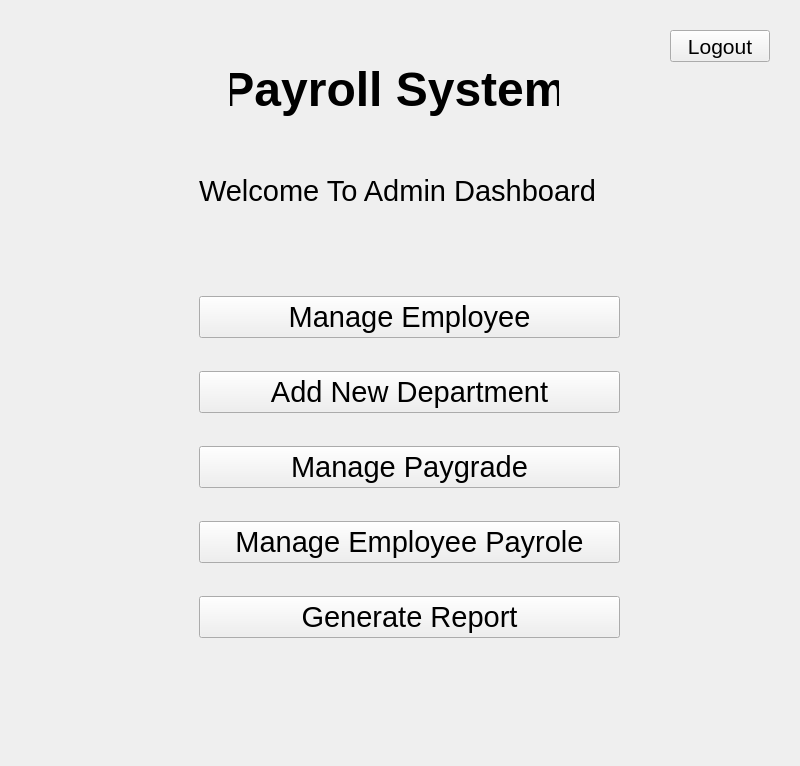
<?xml version="1.0" encoding="UTF-8"?>
<ui version="4.0">
 <class>DashboardWidget</class>
 <widget class="QWidget" name="DashboardWidget">
  <property name="geometry">
   <rect>
    <x>0</x>
    <y>0</y>
    <width>800</width>
    <height>766</height>
   </rect>
  </property>
  <property name="windowTitle">
   <string>Form</string>
  </property>
  <widget class="QStackedWidget" name="stackedWidget">
   <property name="enabled">
    <bool>true</bool>
   </property>
   <property name="geometry">
    <rect>
     <x>10</x>
     <y>0</y>
     <width>771</width>
     <height>691</height>
    </rect>
   </property>
   <property name="font">
    <font>
     <pointsize>22</pointsize>
     <fontweight>Medium</fontweight>
    </font>
   </property>
   <property name="currentIndex">
    <number>0</number>
   </property>
   <widget class="QWidget" name="page_2">
    <widget class="QLabel" name="label_4">
     <property name="geometry">
      <rect>
       <x>220</x>
       <y>50</y>
       <width>329</width>
       <height>78</height>
      </rect>
     </property>
     <property name="sizePolicy">
      <sizepolicy hsizetype="Preferred" vsizetype="Preferred">
       <horstretch>0</horstretch>
       <verstretch>0</verstretch>
      </sizepolicy>
     </property>
     <property name="font">
      <font>
       <pointsize>36</pointsize>
       <bold>true</bold>
       <strikeout>false</strikeout>
       <kerning>false</kerning>
      </font>
     </property>
     <property name="mouseTracking">
      <bool>false</bool>
     </property>
     <property name="layoutDirection">
      <enum>Qt::LeftToRight</enum>
     </property>
     <property name="autoFillBackground">
      <bool>true</bool>
     </property>
     <property name="text">
      <string>Payroll System</string>
     </property>
     <property name="alignment">
      <set>Qt::AlignCenter</set>
     </property>
    </widget>
    <widget class="QLabel" name="label_5">
     <property name="geometry">
      <rect>
       <x>157</x>
       <y>170</y>
       <width>461</width>
       <height>41</height>
      </rect>
     </property>
     <property name="text">
      <string>Welcome To Admin Dashboard</string>
     </property>
     <property name="alignment">
      <set>Qt::AlignCenter</set>
     </property>
    </widget>
    <widget class="QWidget" name="verticalLayoutWidget_2">
     <property name="geometry">
      <rect>
       <x>189</x>
       <y>269</y>
       <width>421</width>
       <height>401</height>
      </rect>
     </property>
     <layout class="QVBoxLayout" name="verticalLayout_2">
      <item>
       <widget class="QPushButton" name="pushButton_2">
        <property name="text">
         <string>Manage Employee</string>
        </property>
       </widget>
      </item>
      <item>
       <widget class="QPushButton" name="pushButton_3">
        <property name="text">
         <string>Add New Department</string>
        </property>
       </widget>
      </item>
      <item>
       <widget class="QPushButton" name="managePaygrade">
        <property name="text">
         <string>Manage Paygrade</string>
        </property>
       </widget>
      </item>
      <item>
       <widget class="QPushButton" name="manageEmpPayrole">
        <property name="text">
         <string>Manage Employee Payrole</string>
        </property>
       </widget>
      </item>
      <item>
       <widget class="QPushButton" name="pushButton_4">
        <property name="text">
         <string>Generate Report</string>
        </property>
       </widget>
      </item>
     </layout>
    </widget>
    <widget class="QPushButton" name="pushButton_7">
     <property name="geometry">
      <rect>
       <x>660</x>
       <y>30</y>
       <width>100</width>
       <height>32</height>
      </rect>
     </property>
     <property name="font">
      <font>
       <pointsize>16</pointsize>
       <fontweight>Medium</fontweight>
      </font>
     </property>
     <property name="text">
      <string>Logout</string>
     </property>
    </widget>
   </widget>
  </widget>
 </widget>
 <resources/>
 <connections/>
</ui>
